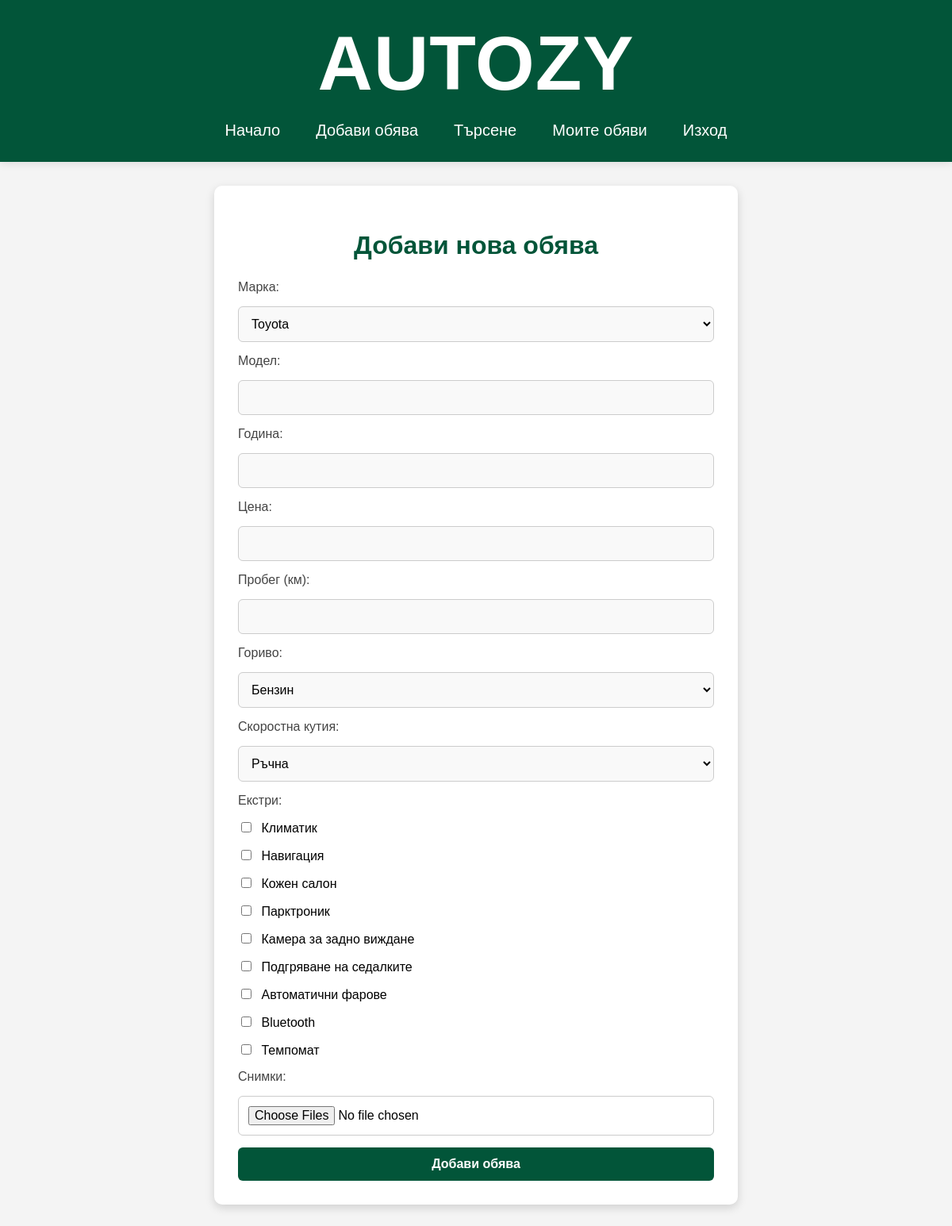
Page /add_listing.php (signed in) on the committed database.
### tables this page shows
CREATE TABLE `features` (
  `feature_id` int NOT NULL,
  `feature_name` varchar(100) NOT NULL
);

### add_listing.php (the view, shortened to what this page needs)
<?php
include 'db.php';
include 'header.php';
$brand_query = mysqli_query($connection, "SELECT * FROM brands");
$fuel_query = mysqli_query($connection, "SELECT * FROM fueltypes");
$feature_query = mysqli_query($connection, "SELECT * FROM features");
$trans_query = mysqli_query($connection, "SELECT * FROM transmissions");
?>
<!DOCTYPE html>
<html lang="bg">
<head>
    <link rel="stylesheet" href="style.css">
</head>
<body class="listing-page">
<div class="form-container">
    <h2>Добави нова обява</h2>
    <form action="" method="POST" enctype="multipart/form-data">
        <label>Марка:</label>
        <select name="brand_id" required>
        <?php while ($row = mysqli_fetch_assoc($brand_query)): ?>
        <option value="<?php echo $row['brand_id']; ?>"><?php echo $row['brand_name']; ?></option>
        <?php endwhile; ?>
        </select>
        <label>Модел:</label>
        <input type="text" name="model" required>
        <label>Година:</label>
        <input type="number" name="year" required>
        <label>Цена:</label>
        <input type="number" name="price" required>
        <label>Пробег (км):</label>
        <input type="number" name="mileage" required>
        <label>Гориво:</label>
        <select name="fuel_type" required>
            <?php while ($row = mysqli_fetch_assoc($fuel_query)): ?>
                <option value="<?php echo $row['fuel_type_id']; ?>"><?php echo $row['fuel_type_name']; ?></option>
            <?php endwhile; ?>
        </select>
         <label>Скоростна кутия:</label>
        <select name="transmission_id" required>
            <?php while ($row = mysqli_fetch_assoc($trans_query)): ?>
                 <option value="<?php echo $row['transmission_id']; ?>"><?php echo $row['transmission_type']; ?></option>
            <?php endwhile; ?>
        </select>
        <label>Екстри:</label>
        <?php while ($row = mysqli_fetch_assoc($feature_query)): ?>
            <div><input type="checkbox" name="features[]" value="<?php echo $row['feature_id']; ?>"> <?php echo $row['feature_name']; ?></div>
        <?php endwhile; ?>
        <label>Снимки:</label>
        <input type="file" name="images[]" multiple accept="image/*">
        <button type="submit" name="submit">Добави обява</button>
    </form>
</div>
</body>
</html>

### header.php (shortened to what this page needs)
<!DOCTYPE html>
<html lang="en">
<head>
    <link rel="stylesheet" href="style.css">
</head>
<header>
        <h1>Autozy</h1>
        <nav>
            <a href="index.php">Начало</a>
            <a href="add_listing.php">Добави обява</a>
            <a href="search.php">Търсене</a>
            <?php if (isset($_SESSION['user_id'])): ?>
            <a href="">Моите обяви</a>
            <a href="logout.php">Изход</a>
        <?php else: ?>
            <a href="login.php">Вход</a>
            <a href="register.php">Регистрация</a>
        <?php endif; ?>
        </nav>
    </header>
</html>

### style.css (style rules this page uses)
header { background-color: #025539; color: white; padding: 20px 30px; display: flex; flex-direction: column; align-items: center; box-shadow: 0 2px 10px rgba(0, 0, 0, 0.1); }
header h1 { font-size: 6rem; margin-top: 5px; margin-bottom: 10px; text-transform: uppercase; letter-spacing: 1px; }
nav { display: flex; flex-wrap: wrap; gap: 15px; justify-content: center; }
nav a { color: white; text-decoration: none; font-size: 15pt; font-weight: 500; padding: 8px 15px; border-radius: 6px; transition: background-color 0.2s ease; }
body { font-family: Arial, sans-serif; background-color: #f4f4f4; margin: 0; padding: 0; }
.listing-page .form-container { background-color: #fff; padding: 30px; margin: 30px auto; border-radius: 10px; box-shadow: 0 4px 12px rgba(0, 0, 0, 0.15); width: 100%; max-width: 600px; }
.listing-page h2 { text-align: center; color: #025539; margin-bottom: 25px; font-size: 2rem; }
.listing-page form { display: flex; flex-direction: column; gap: 15px; }
.listing-page label { font-size: 1rem; font-weight: 500; color: #444; }
.listing-page input, .listing-page select, .listing-page button { padding: 12px; font-size: 1rem; border: 1px solid #ccc; border-radius: 6px; background-color: #f9f9f9; }
.listing-page input[type="file"] { background-color: #fff; }
.listing-page button { background-color: #025539; color: white; border: none; font-weight: bold; cursor: pointer; transition: background-color 0.3s ease; }
.listing-page input[type="checkbox"] { margin-right: 8px; }

### rows in the picture
features: feature_name "Климатик"
features: feature_name "Навигация"
features: feature_name "Кожен салон"
features: feature_name "Парктроник"
features: feature_name "Камера за задно виждане"
features: feature_name "Подгряване на седалките"
features: feature_name "Автоматични фарове"
features: feature_name "Bluetooth"
features: feature_name "Темпомат"

### other values in the picture
form field brand_id "Toyota"
form field fuel_type "Бензин"
form field transmission_id "Ръчна"
